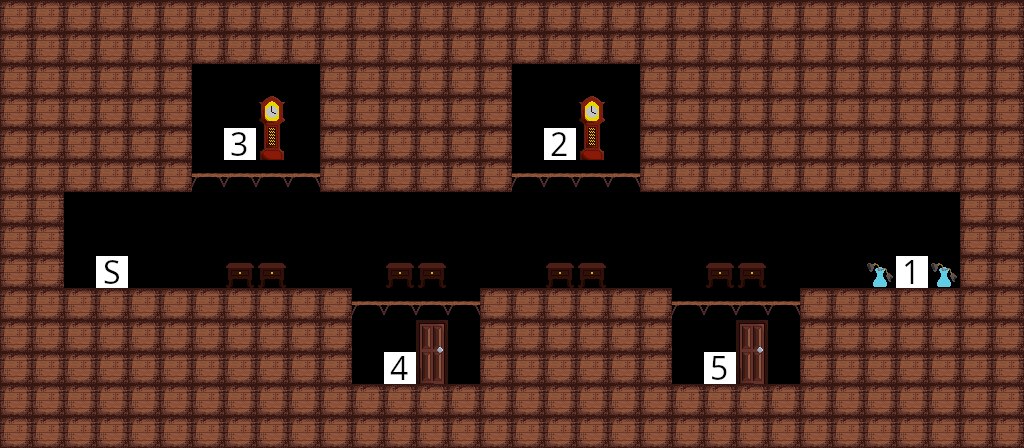

Rendered tile map (Tiled .tmx) drawn with the repository's tilesets; below, a short description and the full map source, tile grids included:
An orthogonal 32x14 tile map with 32x32 px tiles, 1 tile layer (Tile Layer 1).

<map version="1.10" tiledversion="1.10.2" orientation="orthogonal" renderorder="right-down" width="32" height="14" tilewidth="32" tileheight="32" infinite="0" nextlayerid="2" nextobjectid="1">
 <editorsettings>
  <export target="../assets/levels/LevelLabrynth2.csv" format="csv" />
 </editorsettings>
 <tileset firstgid="1" source="tiles.tsx" />
 <layer id="1" name="Tile Layer 1" width="32" height="14">
  <data encoding="csv">
2,2,2,2,2,2,2,2,2,2,2,2,2,2,2,2,2,2,2,2,2,2,2,2,2,2,2,2,2,2,2,2,
2,2,2,2,2,2,2,2,2,2,2,2,2,2,2,2,2,2,2,2,2,2,2,2,2,2,2,2,2,2,2,2,
2,2,2,2,2,2,0,0,0,0,2,2,2,2,2,2,0,0,0,0,2,2,2,2,2,2,2,2,2,2,2,2,
2,2,2,2,2,2,0,0,0,0,2,2,2,2,2,2,0,0,0,0,2,2,2,2,2,2,2,2,2,2,2,2,
2,2,2,2,2,2,0,103,25,0,2,2,2,2,2,2,0,102,25,0,2,2,2,2,2,2,2,2,2,2,2,2,
2,2,2,2,2,2,3,3,3,3,2,2,2,2,2,2,3,3,3,3,2,2,2,2,2,2,2,2,2,2,2,2,
2,2,0,0,0,0,0,0,0,0,0,0,0,0,0,0,0,0,0,0,0,0,0,0,0,0,0,0,0,0,2,2,
2,2,0,0,0,0,0,0,0,0,0,0,0,0,0,0,0,0,0,0,0,0,0,0,0,0,0,0,0,0,2,2,
2,2,0,6,0,0,0,21,21,0,0,0,21,21,0,0,0,21,21,0,0,0,21,21,0,0,0,22,101,22,2,2,
2,2,2,2,2,2,2,2,2,2,2,3,3,3,3,2,2,2,2,2,2,3,3,3,3,2,2,2,2,2,2,2,
2,2,2,2,2,2,2,2,2,2,2,0,0,0,0,2,2,2,2,2,2,0,0,0,0,2,2,2,2,2,2,2,
2,2,2,2,2,2,2,2,2,2,2,0,104,24,0,2,2,2,2,2,2,0,105,24,0,2,2,2,2,2,2,2,
2,2,2,2,2,2,2,2,2,2,2,2,2,2,2,2,2,2,2,2,2,2,2,2,2,2,2,2,2,2,2,2,
2,2,2,2,2,2,2,2,2,2,2,2,2,2,2,2,2,2,2,2,2,2,2,2,2,2,2,2,2,2,2,2
</data>
 </layer>
</map>
